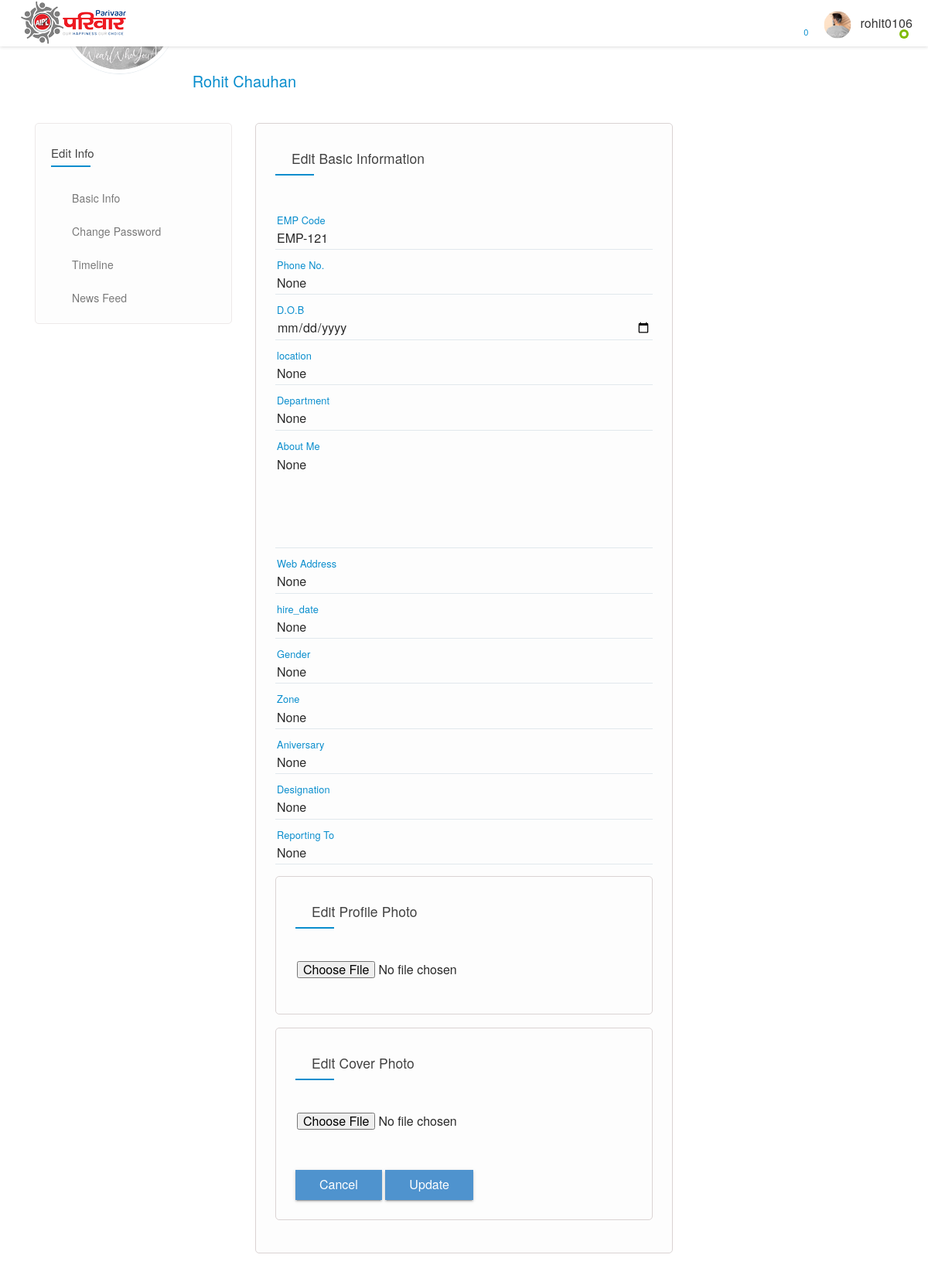
The page /edit_profile/2 (signed in) on the database its author committed.
### app/models.py (models this page shows, shortened)
class UserProfile(models.Model):
    user = models.OneToOneField(User, unique=True, on_delete=models.CASCADE, null=True)
    emp_code = models.CharField(verbose_name="EMP Code", max_length=100, blank=True, null=True, unique=True)
    profile_photo = models.ImageField(verbose_name="Profile Photo", upload_to='Profile', blank=True, null=True)
    dob = models.CharField(verbose_name="D.O.B", max_length=50, blank=True, null=True)
    department = models.CharField(verbose_name="Department", max_length=100, blank=True, null=True)
    phone_number = models.CharField(verbose_name="Phone Number", max_length=20, blank=True, null=True)
    web_address = models.CharField(verbose_name="Web Address", max_length=100, blank=True, null=True)
    location = models.CharField(verbose_name="Location", max_length=100, blank=True, null=True)
    hire_date = models.CharField(verbose_name="Hire Date", max_length=100, blank=True, null=True)
    about = models.TextField(verbose_name="About", max_length=100, blank=True, null=True)
    gender = models.CharField(verbose_name="Gender", max_length=20, blank=True, null=True)
    zone = models.CharField(verbose_name="Zone", max_length=100, blank=True, null=True)
    aniversary = models.CharField(verbose_name="Aniversary", max_length=100, blank=True, null=True)
    designation = models.CharField(verbose_name="Designation", max_length=100, blank=True, null=True)
    reporting_to = models.CharField(verbose_name="Reporting To", max_length=100, blank=True, null=True)
    cover_photo = models.ImageField(verbose_name="Cover", upload_to="cover", blank=True, null=True)

### app/views.py (the view)
# urls.py: path('edit_profile/<int:id>',views.edit_profile, name="edit_profile"),
def edit_profile(request, id):
    if request.user.is_authenticated:
        uservalue = request.user
        profile = UserProfile.objects.get(user=uservalue)
        return render(request, "edit_profile.html",{'profile':profile})

### app/context_processors.py (called while the page is built)
def extras(request):
    ads = advertisements.objects.all()
    announced = announce.objects.all()
    profiling = None
    try:
        if request.user.is_authenticated:
            profiling = UserProfile.objects.get(user=request.user)
    except UserProfile.DoesNotExist:
        profiling = None
    return {'ads':ads, 'announced':announced, 'profi':profiling}

### app/templates/edit_profile.html (shortened to what this page needs)
{% extends 'homepage.html' %}
{% block content %}
{%include 'navbar.html' %}
<section>
		<div class="feature-photo">
			<figure>
            </figure>
			<div class="container-fluid">
				<div class="row merged">
					<div class="col-lg-2 col-sm-3 col-xs-5">
						<div class="user-avatar">
							<figure>
							</figure>
						</div>
					</div>
					<div class="col-lg-10 col-sm-9 col-xs-7">
						<div class="timeline-info">
							<ul>
								<li class="admin-name">
								  <h5>{{profile.user.first_name}} {{profile.user.last_name}}</h5>
								</li>
							</ul>
						</div>
					</div>
				</div>
			</div>
		</div>
	</section>
<section>
<div class="gap gray-bg">
<div class="container">
<div class="row">
<div class="col-lg-12">
<div class="row merged20" id="page-contents">
<div class="col-lg-3">
<aside class="sidebar static">
<div class="widget stick-widget">
<h4 class="widget-title">Edit info</h4>
<ul class="naves">
<li>
<i class="ti-info-alt"></i>
<a href="#" title="">Basic info</a>
</li>
<li>
<i class="ti-lock"></i>
<a href="#" title="">change password</a>
</li>
                                            <li>
<i class="ti-mouse-alt"></i>
<a href="#" title="">Timeline</a>
</li>
                                            <li>
<i class="ti-magnet"></i>
<a href="#" title="">News Feed</a>
</li>
</ul>
</div>
</aside>
</div>
<div class="col-lg-6">
<div class="central-meta">
<div class="editing-info">
<h5 class="f-title"><i class="ti-info-alt"></i> Edit Basic Information</h5>
<form method="post" action="/update/{{user.id}}" enctype="multipart/form-data">
<div class="form-group">
 <input type="text" id="id_emp_code" name="emp_code" value="{{profile.emp_code}}"/>
 <label class="control-label" for="input">EMP Code</label><i class="mtrl-select"></i>
</div>
<div class="form-group">
 <input type="text" id="id_phone_number" name="phone_number" value="{{profile.phone_number}}"/>
 <label class="control-label" for="input">Phone No.</label><i class="mtrl-select"></i>
</div>
<div class="form-group">
 <input type="date" id="id_dob" name="dob" value="{{profile.dob}}"/>
 <label class="control-label" for="input">D.O.B</label><i class="mtrl-select"></i>
</div>
<div class="form-group">
 <input type="text" id="id_location" name="location" value="{{profile.location}}"/>
 <label class="control-label" for="input">location</label><i class="mtrl-select"></i>
</div>
<div class="form-group">
 <input type="text" id="id_department" name="department" value="{{profile.department}}"/>
 <label class="control-label" for="input">Department</label><i class="mtrl-select"></i>
</div>
<div class="form-group">
 <textarea rows="4" id="textarea" id="id_about" name="about" value="{{profile.about}}">{{profile.about}}</textarea>
 <label class="control-label" for="textarea">About Me</label><i class="mtrl-select"></i>
</div>
<div class="form-group">
 <input type="text" id="id_web_address" name="web_address" value="{{profile.web_address}}">
 <label class="control-label" for="textarea">Web Address</label><i class="mtrl-select"></i>
</div>
<div class="form-group">
 <input type="text" id="id_hire_date" name="hire_date" value="{{profile.hire_date}}">
 <label class="control-label" for="textarea">hire_date</label><i class="mtrl-select"></i>
</div>
<div class="form-group">
 <input type="text" id="id_gender" name="gender" value="{{profile.gender}}">
 <label class="control-label" for="textarea">Gender</label><i class="mtrl-select"></i>
</div>
<div class="form-group">
 <input type="text" id="id_zone" name="zone" value="{{profile.zone}}"></textarea>
 <label class="control-label" for="textarea">Zone</label><i class="mtrl-select"></i>
</div>
<div class="form-group">
 <input type="text" id="id_aniversary" name="aniversary" value="{{profile.aniversary}}">
 <label class="control-label" for="textarea">Aniversary</label><i class="mtrl-select"></i>
</div>
<div class="form-group">
 <input type="text" id="id_designation" name="designation" value="{{profile.designation}}">
 <label class="control-label" for="textarea">Designation</label><i class="mtrl-select"></i>
</div>
<div class="form-group">
 <input type="text" id="id_reporting_to" name="reporting_to" value="{{profile.reporting_to}}">
 <label class="control-label" for="textarea">Reporting To</label><i class="mtrl-select"></i>
</div>
</div>
<div class="central-meta">
<div class="editing-info">
<h5 class="f-title"><i class="ti-info-alt"></i> Edit Profile Photo</h5>
<div class="form-group">
 <input type="file" id="profile_photo" name="profile_photo">
</div>
</div>
</div>
<div class="central-meta">
<div class="editing-info">
<h5 class="f-title"><i class="ti-info-alt"></i> Edit Cover Photo</h5>
<div class="form-group">
  <input type="file" id="cover_photo" name="cover_photo">
</div>
</div>
<div class="submit-btns">
<button type="button" class="mtr-btn"><span>Cancel</span></button>
<button type="submit" name="submit" class="mtr-btn"><span>Update</span></button>
</div>
</div>
</div>
</div>
{% include 'ads.html'%}
</div>
</section>
{% endblock  %}

### app/templates/navbar.html (shortened to what this page needs)
<div class="topbar stick">
		<div class="logo">
			<a title="" href="/"><img src="/static/images/logo2.png" alt=""></a>
		</div>
		<div class="top-area">
			<ul class="setting-area">
				<li>
					<a href="#" title="Notification" data-ripple="">
						<i class="ti-bell"></i><span>{{announced.count}}</span>
					</a>
				</li>
			</ul>
			<div class="user-img">
			{% if profi.profile_photo %}
				<img src="/static/images/{{profi.profile_photo}}" alt="" width="50px" height="50px">
				{% else %}
				<img src="/static/images/Profile/blank_profile.png" alt="" width="50px" height="50px">
				{% endif %}
               		<span class="hidden-xs"> {{user.username}}</span>
				<span class="status f-online"></span>
			</div>
			<div class="a">
                <a href="/" title="Home" data-ripple=""><i class="ti-home"></i></a>
			</div>
		</div>
	</div>

### app/static/css/color.css (style rules this page uses)
.product-carousel .owl-nav .owl-prev::before, .product-carousel .owl-nav .owl-next::before, .product-caro .owl-prev:hover:before, .product-caro .owl-next:hover:before, .log-reg-area form .forgot-pwd, .log-reg-area form .already-have, .log-reg-area > p a, .top-area > ul > li > a > span, .timeline-info > ul li a.active, .timeline-info > ul li a:hover, .dropdowns > a.more-mesg, .activity-meta > h6 a, .activity-meta > span a:hover, .friend-name > ins, .description > p a, .we-reply, .sidebar .widget li:hover > a, .sidebar .widget li:hover > i, .friend-meta > a, .user-setting > a:hover, .we-comet li a.showmore, .twiter-feed > li p a, .tutor-links > li i, .tutor-links > li:hover, .pepl-info > span, .page-meta > a, .frnds .nav-tabs .nav-item a.active, .f-title i, #work > div a, .basics > li i, .education > li i, .groups > span i, a.forgot-pwd, .friend-meta > h4 a:hover, .x_title > h2, .post-meta .detail > span, .add-btn > a:hover, .top-area > ul.main-menu > li > ul li a:hover, .dropdowns.active > a i, .user-setting > a i, .form-group input.form-file ~ .control-label, .form-group input.has-value ~ .control-label, .form-group input:focus ~ .control-label, .form-group input:valid ~ .control-label, .form-group select ~ .control-label, .form-group textarea.form-file ~ .control-label, .form-group textarea.has-value ~ .control-label, .form-group textarea:focus ~ .control-label, .form-group textarea:valid ~ .control-label, .flaged > h3, .invition .friend-meta a.invite:hover, .more-optns > ul li:hover, .post-title > h4 a:hover, .post-title .p-date a:hover, .l-post .l-post-meta > h4 a:hover, .read, .read:hover, blockquote, .tags > a:hover, .comment-titles > span, .help-list > ul li a:hover i, .carrer-title > h2 > span, .carrer-title > span a, .open-position > h4 a:hover, .option-set.icon-style > li > a.selected, .category-box > i, .getquot-baner > a, .branches-box > ul li i, .help-topic-result > h2 a:hover, .product-name > h5 a:hover, .full-postmeta .shopnow, .prices.style2 ins span, .single-btn > li > a.active, .total-box > ul > li.final-total, .logout-meta > p a, .forum-list table tbody tr td i, .forum-list table tbody tr td a, .widget ul.recent-topics > li > i, .date-n-reply > a, .topic-data > span, .help-list > ul li a:hover, .employer-info h2, .job-detail > ul li i, .company-intro > a { color: #088dcd; }
#nprogress .bar, .timeline-info > ul li a::before, .add-btn > a, .activitiez > li::before, form button, .colla-apps > li a:hover, a.underline:before, .setting-row input:checked + label, .user-avatar:hover .edit-phto, .error-meta > a, .color-bg, .add-butn, .nav.nav-tabs.likes-btn > li a.active, a.dislike-btn, .drop > a:hover, .btn-view.btn-load-more:hover, .accordion .card h5 button[aria-expanded="true"], .chat-head, .f-page > figure em, .inbox-panel-head > ul > li > a, .nav-tabs--left .nav-link.active, .nav-tabs--left .nav-link.active:hover, footer .widget-title h4::before, #topcontrol, .sidebar .widget-title::before, .f-title::before, .g-post-classic > figure > i::after, .purify > a, .help-list > a:hover, .open-position::before, .info > a, .category-box:hover, .category-box.selected, a.main-btn, .section-heading::before, .getquot-baner, .more-branches > h4::before, .is-helpful > a, .cart-optionz > li > a:hover, .paginationz > li a:hover, .paginationz > li a.active, .shopping-cart, a.btn2:hover, .form-submit > input[type="submit"], button.submit-checkout, .delete-cart:hover, .proceed .button, .amount-area .update-cart, a.addnewforum, .apply-bttons > a { background: #088dcd; }

### app/static/css/responsive.css (style rules this page uses)
@media screen and (max-width: 1281px) and (min-width: 1024px) { .timeline-info { line-height: 51px; } }
@media screen and (max-width: 1281px) and (min-width: 1024px) { .timeline-info .admin-name > h5 { font-size: 20px; } }
@media screen and (max-width: 1281px) and (min-width: 1024px) { .sidebar .widget li > a { font-size: 14px; } }
@media screen and (max-width: 1281px) and (min-width: 1024px) { .user-avatar { width: 80.2% } }
@media screen and (max-width: 1281px) and (min-width: 1024px) { .top-area > ul { margin-right: 0; } }

### rows shown on the page
UserProfile: profile_photo (picture), user.first_name "Rohit", user.last_name "Chauhan", emp_code "EMP-121", phone_number "None", location "None", department "None", about "None", web_address "None", hire_date "None", gender "None", zone "None", aniversary "None", designation "None", reporting_to "None"

### other values the page prints
{{ announced.count }} "0"
{{ user.username }} "rohit0106"
